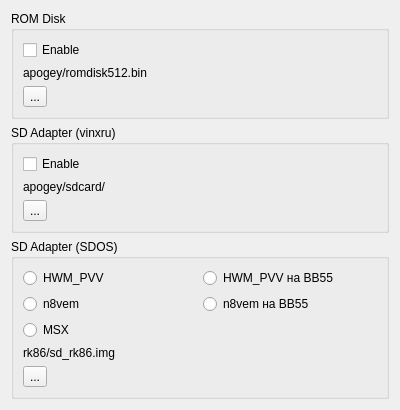
<?xml version="1.0" encoding="UTF-8"?>
<ui version="4.0">
 <class>ApogeyConfigWidget</class>
 <widget class="QWidget" name="ApogeyConfigWidget">
  <property name="geometry">
   <rect>
    <x>0</x>
    <y>0</y>
    <width>400</width>
    <height>366</height>
   </rect>
  </property>
  <property name="sizePolicy">
   <sizepolicy hsizetype="Preferred" vsizetype="Preferred">
    <horstretch>0</horstretch>
    <verstretch>0</verstretch>
   </sizepolicy>
  </property>
  <property name="windowTitle">
   <string notr="true">ApogeyConfigWidget</string>
  </property>
  <layout class="QVBoxLayout" name="verticalLayout_2">
   <item>
    <widget class="QGroupBox" name="romDiskGroupBox">
     <property name="sizePolicy">
      <sizepolicy hsizetype="Preferred" vsizetype="Preferred">
       <horstretch>1</horstretch>
       <verstretch>0</verstretch>
      </sizepolicy>
     </property>
     <property name="title">
      <string>ROM Disk</string>
     </property>
     <layout class="QVBoxLayout" name="verticalLayout">
      <property name="spacing">
       <number>6</number>
      </property>
      <item>
       <widget class="QCheckBox" name="romDiskEnableCheckBox">
        <property name="text">
         <string>Enable</string>
        </property>
       </widget>
      </item>
      <item>
       <widget class="QLabel" name="romDiskLabel">
        <property name="maximumSize">
         <size>
          <width>600</width>
          <height>16777215</height>
         </size>
        </property>
        <property name="text">
         <string notr="true">apogey/romdisk512.bin</string>
        </property>
       </widget>
      </item>
      <item>
       <widget class="QToolButton" name="romDiskToolButton">
        <property name="toolTip">
         <string>Select file</string>
        </property>
        <property name="text">
         <string notr="true">...</string>
        </property>
       </widget>
      </item>
     </layout>
    </widget>
   </item>
   <item>
    <widget class="QGroupBox" name="sdGroupBox">
     <property name="title">
      <string>SD Adapter (vinxru)</string>
     </property>
     <layout class="QVBoxLayout" name="verticalLayout_3">
      <item>
       <widget class="QCheckBox" name="sdEnableCheckBox">
        <property name="text">
         <string>Enable</string>
        </property>
       </widget>
      </item>
      <item>
       <widget class="QLabel" name="sdLabel">
        <property name="maximumSize">
         <size>
          <width>600</width>
          <height>16777215</height>
         </size>
        </property>
        <property name="text">
         <string notr="true">apogey/sdcard/</string>
        </property>
       </widget>
      </item>
      <item>
       <widget class="QToolButton" name="sdToolButton">
        <property name="toolTip">
         <string>Select folder</string>
        </property>
        <property name="text">
         <string notr="true">...</string>
        </property>
       </widget>
      </item>
     </layout>
    </widget>
   </item>
   <item>
    <widget class="QGroupBox" name="sdosGroupBox">
     <property name="title">
      <string>SD Adapter (SDOS)</string>
     </property>
     <layout class="QVBoxLayout" name="verticalLayout_4">
      <item>
       <layout class="QGridLayout" name="gridLayout">
        <item row="0" column="1">
         <widget class="QRadioButton" name="hwmPvvVv55RadioButton">
          <property name="text">
           <string>HWM_PVV на ВВ55</string>
          </property>
         </widget>
        </item>
        <item row="2" column="0">
         <widget class="QRadioButton" name="n8vemRadioButton">
          <property name="text">
           <string>n8vem</string>
          </property>
         </widget>
        </item>
        <item row="2" column="1">
         <widget class="QRadioButton" name="n8vemVv55RadioButton">
          <property name="text">
           <string>n8vem на ВВ55</string>
          </property>
         </widget>
        </item>
        <item row="0" column="0">
         <widget class="QRadioButton" name="hwmPvvRadioButton">
          <property name="text">
           <string>HWM_PVV</string>
          </property>
         </widget>
        </item>
        <item row="3" column="0">
         <widget class="QRadioButton" name="msxRadioButton">
          <property name="text">
           <string>MSX</string>
          </property>
         </widget>
        </item>
       </layout>
      </item>
      <item>
       <widget class="QLabel" name="sdosLabel">
        <property name="maximumSize">
         <size>
          <width>600</width>
          <height>16777215</height>
         </size>
        </property>
        <property name="text">
         <string notr="true">rk86/sd_rk86.img</string>
        </property>
       </widget>
      </item>
      <item>
       <widget class="QToolButton" name="sdosToolButton">
        <property name="toolTip">
         <string>Select folder</string>
        </property>
        <property name="text">
         <string notr="true">...</string>
        </property>
       </widget>
      </item>
     </layout>
    </widget>
   </item>
   <item>
    <spacer name="verticalSpacer">
     <property name="orientation">
      <enum>Qt::Vertical</enum>
     </property>
     <property name="sizeHint" stdset="0">
      <size>
       <width>20</width>
       <height>40</height>
      </size>
     </property>
    </spacer>
   </item>
  </layout>
 </widget>
 <tabstops>
  <tabstop>romDiskEnableCheckBox</tabstop>
  <tabstop>romDiskToolButton</tabstop>
  <tabstop>sdEnableCheckBox</tabstop>
  <tabstop>sdToolButton</tabstop>
  <tabstop>hwmPvvRadioButton</tabstop>
  <tabstop>hwmPvvVv55RadioButton</tabstop>
  <tabstop>n8vemRadioButton</tabstop>
  <tabstop>n8vemVv55RadioButton</tabstop>
  <tabstop>msxRadioButton</tabstop>
  <tabstop>sdosToolButton</tabstop>
 </tabstops>
 <resources/>
 <connections/>
</ui>
